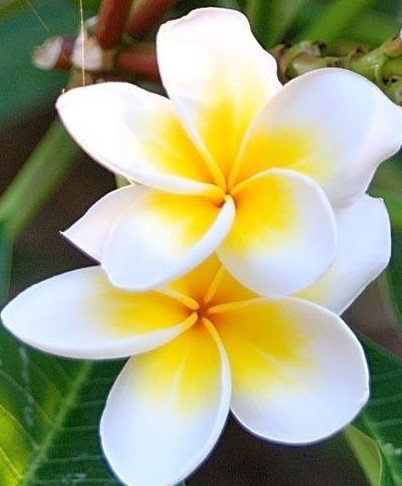
#> input picture flower.jpg, 402 x 486 px
$ jupyter execute SVD_for_colorImage.ipynb
#> lines starting #> are read from the running program, lines starting #| are printed output that depends on the picture
[cell 1]
import cv2
import numpy as np
import matplotlib.pyplot as plt

[cell 2]
image = cv2.imread('flower.jpg')
#> image is the input picture: shape (486, 402, 3); mean B, G, R 125.4, 164.6, 162.6
noise_size = image.shape
#> noise_size = (486, 402, 3)
mean = 0
noise_variance = 0.005
sigma = np.sqrt(noise_variance)
image  = image / 255
noise_image = image + np.random.normal(loc = mean , scale = sigma , size=noise_size)
noise_image = np.clip(noise_image, 0, 255)
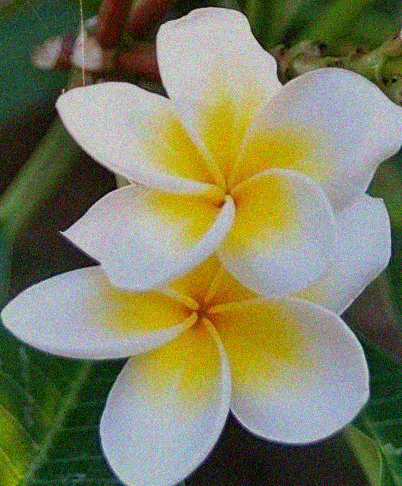
#> noise_image: shape (486, 402, 3) float64; mean B, G, R 0.495, 0.646, 0.638; drawn with min black and max white
cv2.imshow('Input image with noise', noise_image)
cv2.waitKey(0)
cv2.destroyAllWindows()

[cell 3]
def SVD(color_channel,k):
    U, SG, Vt = np.linalg.svd(color_channel, full_matrices=False)
    return U[:,:k] @ np.diag(SG[:k]) @ Vt[:k,:]

[cell 4]
K_approximation = [10, 50, 100, 150 , 200]
compressed_images = []
B, G, R = cv2.split(noise_image)
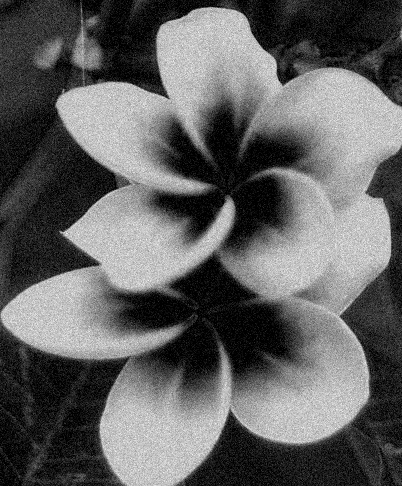
#> B: shape (486, 402) float64; min 0, max 1.29, mean 0.495; drawn with min black and max white
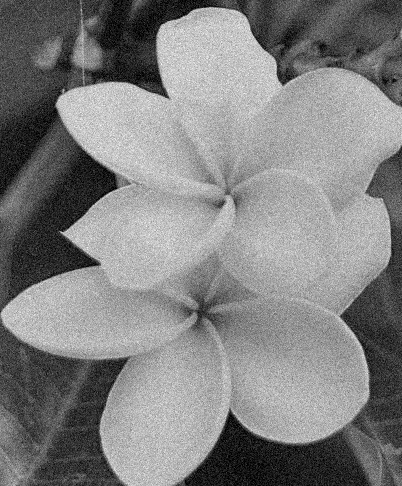
#> G: shape (486, 402) float64; min 0, max 1.27, mean 0.646; drawn with min black and max white
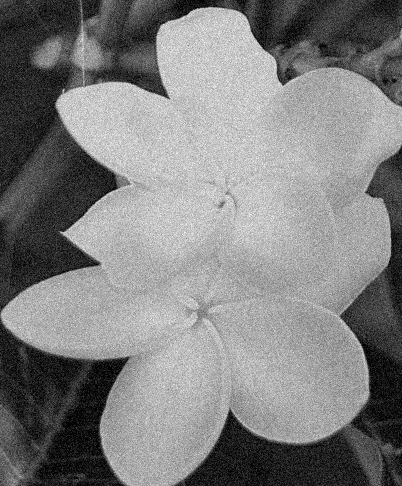
#> R: shape (486, 402) float64; min 0, max 1.27, mean 0.638; drawn with min black and max white
compressed_images = []
for k in K_approximation:
        B_SVD = SVD(B, k)
        G_SVD = SVD(G, k)
        R_SVD = SVD(R, k)
        new_image = np.zeros_like(image)
        new_image = cv2.merge((R_SVD, G_SVD, B_SVD ))
        new_image[new_image < 0] = 0
        new_image[new_image > 255] = 255
        compressed_images.append(new_image)
#> this loop made 5 passes
#> pass 1, in SVD, `U, SG, Vt = np.linalg.svd(color_channel, full_matrices=False)`:
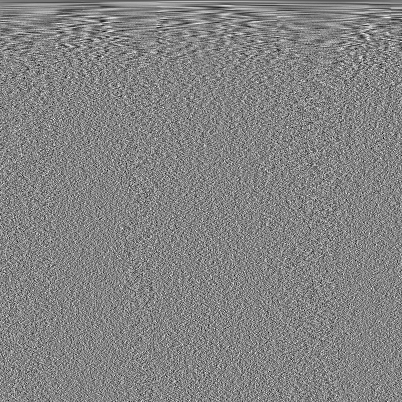
#> Vt: shape (402, 402) float64; min -0.212, max 0.198, mean -0.000145; drawn with min black and max white
#> pass 1, `B_SVD = SVD(B, k)`:
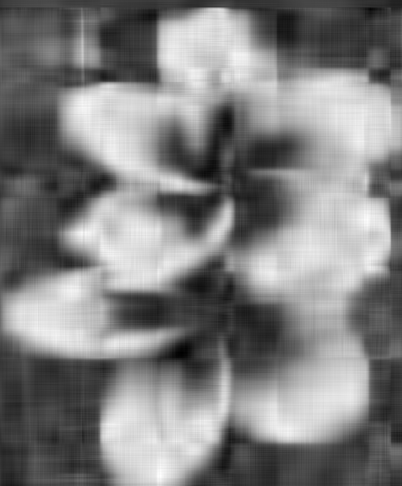
#> B_SVD: shape (486, 402) float64; min -0.224, max 1.2, mean 0.494; drawn with min black and max white
#> after the loop:
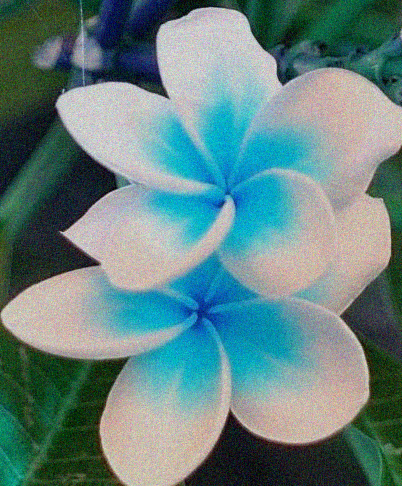
#> new_image: shape (486, 402, 3) float64; mean B, G, R 0.638, 0.646, 0.495; drawn with min black and max white
#> after the loop, compressed_images = 5 items

[cell 5]
plt.figure(figsize=(20, 15))
plt.subplot(1, len(K_approximation) + 2, 1)
plt.imshow(cv2.cvtColor(cv2.imread('flower.jpg') , cv2.COLOR_BGR2RGB) , cmap = plt.cm.Spectral)
plt.title("orginal image")
plt.axis('off')

for i, (K, compressed_image) in enumerate(zip(K_approximation, compressed_images), 3):
    plt.subplot(1, len(K_approximation) + 2, i-1)
    plt.imshow(compressed_image)
    plt.title(f'K = {K}')
    plt.axis('off')
#> this loop made 5 passes
#> K on passes 1 to 5: 10, 50, 100, 150, 200
plt.show()
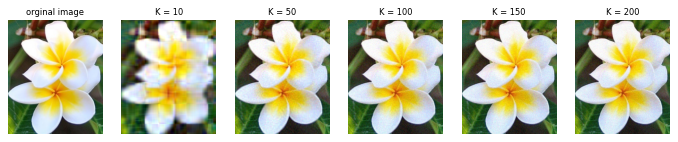
#> figure drawn by matplotlib, 6 panels; B, G, R data is drawn as R, G, B

[cell 6]
U, SG, Vt = np.linalg.svd(noise_image, full_matrices=False)
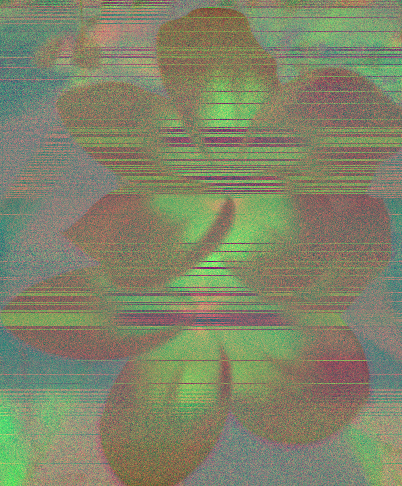
#> U: shape (486, 402, 3) float64; mean B, G, R -0.0446, 0.00633, -0.00157; drawn with min black and max white
#> SG = 486 rows, first 8: [8.98, 2.25, 1.74], [8.97, 2.3, 1.62], [8.95, 2.32, 1.7], [8.99, 2.26, 1.66], [8.87, 2.4, 1.71], [8.86, 2.31, 1.7], [8.71, 2.24, 1.73], [9.58, 2.32, 2.05]
plt.figure(figsize=(8, 8))
plt.plot(range(1, len(SG) + 1), SG, marker='+', linestyle='-', color='blue')
plt.xlabel("index")
plt.ylabel("singular values")
plt.title("The chart of singular values of noisy image")
plt.grid(True)
plt.show()
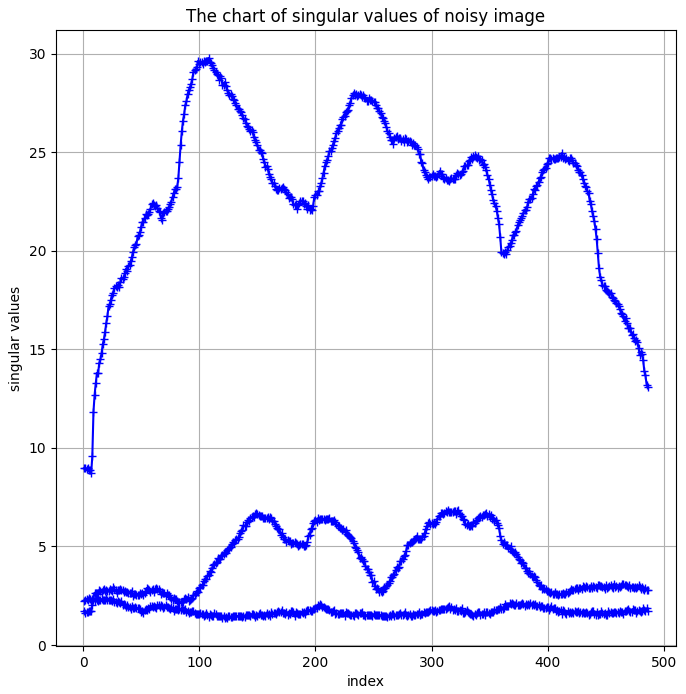
#> figure drawn by matplotlib, 1 panel; curve peaks at x = 108, y = 29.78; curve peaks at x = 314, y = 6.85; curve peaks at x = 20, y = 2.38

optimal_K = np.argmax(np.gradient(SG)) + 1
#> optimal_K = 22
print(f'optimal value k: {optimal_K}')
#| optimal value k: 22
